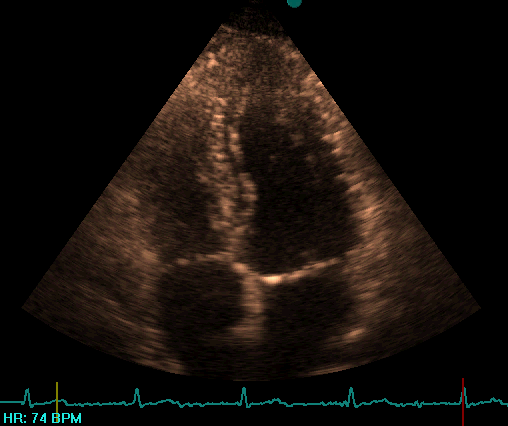
#> input picture img.BMP, 508 x 426 px, found by its file name
$ python change_brightness_PIL.py
#> lines starting #> are read from the running program, lines starting #| are printed output that depends on the picture
from PIL import ImageEnhance
import cv2
import matplotlib.pyplot as plt


import numpy as np
from PIL import Image
from skimage import data, exposure, img_as_float

img = Image.open('./data/img.BMP')
#> img is the input picture: PIL image 508x426 RGB; mean R, G, B 22.1, 15.7, 11.2


def adjust_brightness(img, brightness_factor, contrsat_factor):
    """Adjust brightness of an Image.

    Args:
        img (PIL Image): PIL Image to be adjusted.
        brightness_factor (float):  How much to adjust the brightness. Can be
            any non negative number. 0 gives a black image, 1 gives the
            original image while 2 increases the brightness by a factor of 2.

    Returns:
        PIL Image: Brightness adjusted image.
    """
#> called with brightness_factor = 1, contrsat_factor = 5
    #if not _is_pil_image(img):
    #    raise TypeError('img should be PIL Image. Got {}'.format(type(img)))

    enhancer = ImageEnhance.Brightness(img)
    img1 = enhancer.enhance(brightness_factor)

    e = ImageEnhance.Contrast(img)
    img2 = e.enhance( contrsat_factor)
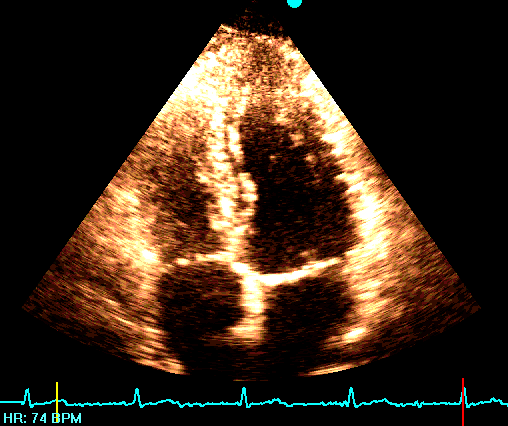
#> img2: PIL image 508x426 RGB; mean R, G, B 60.2, 42, 26.9

    return img1, img2


img1, img2 = adjust_brightness(img, 1,5)


plt.imshow(img1)
plt.show()

plt.imshow(img2)
plt.show()
